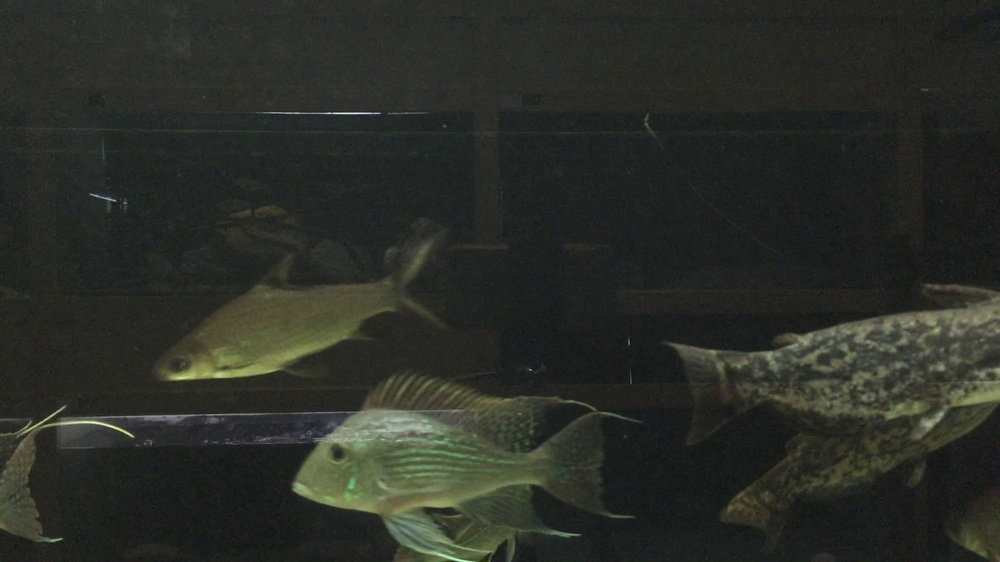
#> input picture images/full/F004306.jpg, 1000 x 562 px, shrunk from 1920 x 1080 before the run, given in place of , which was not available
$ jupyter execute --allow-errors Low_Contrast_Full.ipynb   (text cells are left out)
#> lines starting #> are read from the running program, lines starting #| are printed output that depends on the picture; pictures that were not available may be replaced by others from this repository, and a replacement may not be noted
[cell 1]
import cv2
import numpy
import matplotlib.pyplot as plt
from glob import glob
from os import path

[cell 2]
from skimage.color import *
from skimage.util import *

[cell 3]
from pandas import DataFrame

[cell 4]
def show_image(my_image):
    fig, ax = plt.subplots(dpi=120)
    ax.imshow(my_image)
    ax.axis('off')
    plt.show()

[cell 5]
def load_image(image_file):
    img_bgr = cv2.imread(image_file)
#> img_bgr is the input picture: shape (562, 1000, 3); mean B, G, R 39.1, 45.4, 42.6
    my_image = cv2.cvtColor(img_bgr, cv2.COLOR_BGR2RGB)
    return my_image

[cell 6]
def is_low_contrast(obj_image, fraction_threshold=0.05, lower_percentile=1,
                    upper_percentile=99, method='linear'):
    dlimits = dtype_limits(obj_image, clip_negative=False)
    limits = numpy.percentile(obj_image, [lower_percentile, upper_percentile])

    ratio = (limits[1] - limits[0]) / (dlimits[1] - dlimits[0])

    return ratio < fraction_threshold, ratio

[cell 7]
def get_low_contrast(fraction_threshold, lower_percentile, upper_percentile):
#> called with fraction_threshold = 0.1, lower_percentile = 5, upper_percentile = 95
    global obj_images

    low_contrast_ratios = dict()

    for obj_name in obj_images:
        obj = obj_images[obj_name]

        low_contrast, ratio = is_low_contrast(obj, fraction_threshold=fraction_threshold,
                                                   lower_percentile=lower_percentile,
                                                   upper_percentile=upper_percentile)
        if not low_contrast:
            low_contrast_ratios[obj_name] = ratio
        else:
            low_contrast_ratios[obj_name] = -1.0
#> this loop made 1 pass
#> (obj_name, dlimits in is_low_contrast, limits in is_low_contrast, ratio, low_contrast) on pass 1: ('', (-1, 1), [0.104, 0.371], 0.133, False)
#> pass 1, in get_low_contrast, `obj = obj_images[obj_name]`:
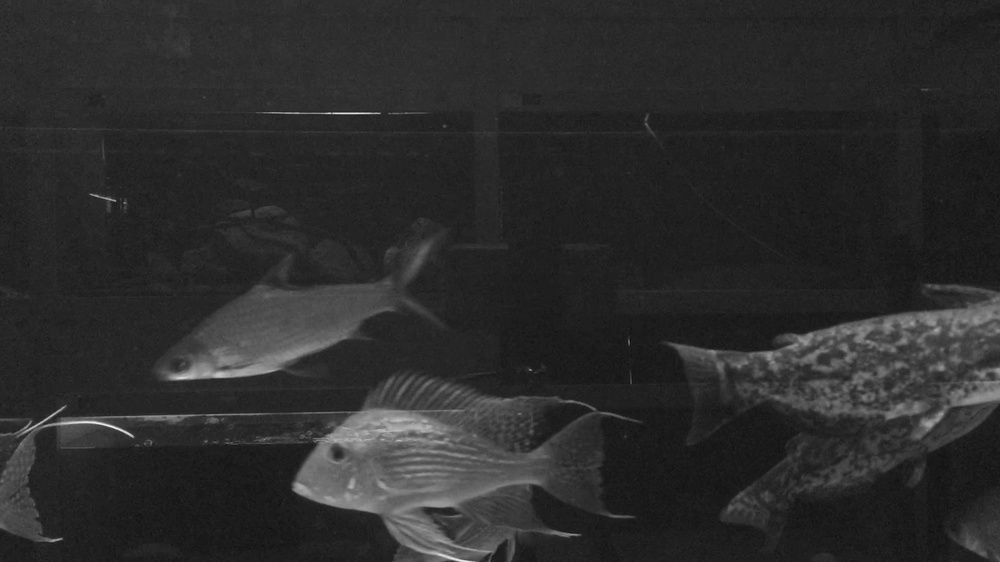
#> obj: shape (562, 1000) float64; min 0.0448, max 0.945, mean 0.174
#> after the loop, low_contrast_ratios = {'': 0.133}

    return low_contrast_ratios

[cell 8]
def get_contrast_ratios():
    global obj_images

    low_contrast_ratios = dict()

    for obj_name in obj_images:
        obj = obj_images[obj_name]

        obj_flat = obj.flatten()
        obj_flat_norm = (obj_flat - obj_flat.mean())/(obj_flat.std())
        obj_flat_sort = numpy.sort(numpy.unique(obj_flat_norm))
        obj_flat_sort_diff = numpy.diff(obj_flat_sort)

        ratio = obj_flat_sort_diff[-1] - obj_flat_sort_diff[1]
        low_contrast_ratios[obj_name] = ratio

    return low_contrast_ratios

[cell 9]
image_folder = 'D:/Projects/ComputerVision/AutoEncoder/Fish/images/full'
image_files = [ f[len(image_folder) + 1:] for f in sorted(glob('%s/F*.jpg' % (image_folder)))]

image_files[:5]

[cell 10]
obj_images = dict()

for image_file in image_files:
    _image_file = '%s/%s' % (image_folder, image_file)

    my_image = load_image(_image_file)
    _image = rgb2gray(numpy.asanyarray(my_image))

    obj_images[image_file] = _image

[cell 11]
low_contrast_ratios = get_low_contrast(fraction_threshold=0.1, lower_percentile=5, upper_percentile=95)
#> low_contrast_ratios = {'': 0.133}

[cell 12]
low_contrast_ratios_df = DataFrame(data={ 'Ratio': low_contrast_ratios.values() },
                                          index=low_contrast_ratios.keys()
                                  )
#> low_contrast_ratios_df = table of 1 rows and 1 columns

low_contrast_count = low_contrast_ratios_df.loc[low_contrast_ratios_df['Ratio']==-1].count()

print('OBSCURE=%4d\tCLEAR=%4d' % (
    low_contrast_count.values[0],
    low_contrast_ratios_df.shape[0] - low_contrast_count.values[0]))
#| OBSCURE=   0	CLEAR=   1

low_contrast_ratios_df.to_csv('Low_Contrast_Ratios_10_5_95.csv',
                              index=True, index_label='IMAGE_ID')

[cell 13]
low_contrast_ratios = get_low_contrast(fraction_threshold=0.15, lower_percentile=5, upper_percentile=95)
#> the loop in get_low_contrast (call 2), `for obj_name in obj_images:` made 1 pass
#> low_contrast_ratios = {'': -1}

[cell 14]
low_contrast_ratios_df = DataFrame(data={ 'Ratio': low_contrast_ratios.values() },
                                          index=low_contrast_ratios.keys()
                                  )

low_contrast_count = low_contrast_ratios_df.loc[low_contrast_ratios_df['Ratio']==-1].count()

print('OBSCURE=%4d\tCLEAR=%4d' % (
    low_contrast_count.values[0],
    low_contrast_ratios_df.shape[0] - low_contrast_count.values[0]))
#| OBSCURE=   1	CLEAR=   0

low_contrast_ratios_df.to_csv('Low_Contrast_Ratios_15_5_95.csv',
                              index=True, index_label='IMAGE_ID')

[cell 15]
low_contrast_ratios = get_low_contrast(fraction_threshold=0.20, lower_percentile=5, upper_percentile=95)

[cell 16]
low_contrast_ratios_df = DataFrame(data={ 'Ratio': low_contrast_ratios.values() },
                                          index=low_contrast_ratios.keys()
                                  )

low_contrast_count = low_contrast_ratios_df.loc[low_contrast_ratios_df['Ratio']==-1].count()

print('OBSCURE=%4d\tCLEAR=%4d' % (
    low_contrast_count.values[0],
    low_contrast_ratios_df.shape[0] - low_contrast_count.values[0]))
#| OBSCURE=   1	CLEAR=   0

low_contrast_ratios_df.to_csv('Low_Contrast_Ratios_20_5_95.csv',
                              index=True, index_label='IMAGE_ID')

[cell 17]
low_contrast_ratios = get_low_contrast(fraction_threshold=0.20, lower_percentile=15, upper_percentile=95)

[cell 18]
low_contrast_ratios_df = DataFrame(data={ 'Ratio': low_contrast_ratios.values() },
                                          index=low_contrast_ratios.keys()
                                  )

low_contrast_count = low_contrast_ratios_df.loc[low_contrast_ratios_df['Ratio']==-1].count()

print('OBSCURE=%4d\tCLEAR=%4d' % (
    low_contrast_count.values[0],
    low_contrast_ratios_df.shape[0] - low_contrast_count.values[0]))
#| OBSCURE=   1	CLEAR=   0

low_contrast_ratios_df.to_csv('Low_Contrast_Ratios_20_15_95.csv',
                              index=True, index_label='IMAGE_ID')

[cell 19]
low_contrast_ratios = get_low_contrast(fraction_threshold=0.20, lower_percentile=5, upper_percentile=85)

[cell 20]
low_contrast_ratios_df = DataFrame(data={ 'Ratio': low_contrast_ratios.values() },
                                          index=low_contrast_ratios.keys()
                                  )

low_contrast_count = low_contrast_ratios_df.loc[low_contrast_ratios_df['Ratio']==-1].count()

print('OBSCURE=%4d\tCLEAR=%4d' % (
    low_contrast_count.values[0],
    low_contrast_ratios_df.shape[0] - low_contrast_count.values[0]))
#| OBSCURE=   1	CLEAR=   0

low_contrast_ratios_df.to_csv('Low_Contrast_Ratios_20_5_85.csv',
                              index=True, index_label='IMAGE_ID')

[cell 21]
low_contrast_count.values[0]
#> Out = 1

[cell 22]
low_contrast_ratios = get_contrast_ratios()
#> the loop in get_contrast_ratios, `for obj_name in obj_images:` made 1 pass
#> (obj_name, ratio) on pass 1: ('', -0.0194)
#> after the loop in get_contrast_ratios, `for obj_name in obj_images:`: low_contrast_ratios = {'': -0.0194}
#> low_contrast_ratios = {'': -0.0194}
ratios_df = DataFrame(data={ 'Ratio_Norm': low_contrast_ratios.values() },
                      index=low_contrast_ratios.keys())
#> ratios_df = table of 1 rows and 1 columns

[cell 23]
ratios_df.sort_values(['Ratio_Norm'])
#> Out = table of 1 rows and 1 columns

[cell 24]
ratios_df.to_csv('Low_Contrast_Ratios.csv', index=True, index_label='IMAGE_ID')

[cell 25]
fig, ax = plt.subplots(dpi=120, figsize=(8, 6))

ratios_df.plot(ax=ax)

ul = ratios_df['Ratio_Norm'].mean() + ratios_df['Ratio_Norm'].std()
#> ul = nan
dl = ratios_df['Ratio_Norm'].mean() - ratios_df['Ratio_Norm'].std()
#> dl = nan

ax.axhline(y=ul, color='y', linestyle='--')
ax.axhline(y=dl, color='y', linestyle='--')

plt.ylim([-1.96, +1.96])
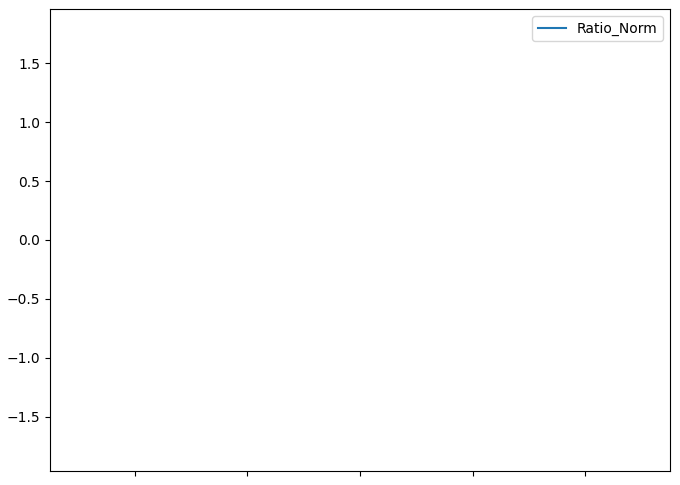
#> figure drawn by matplotlib, 1 panel

[cell 26]
fig, ax = plt.subplots(dpi=120, figsize=(8, 6))

ratios_df.hist(ax=ax)
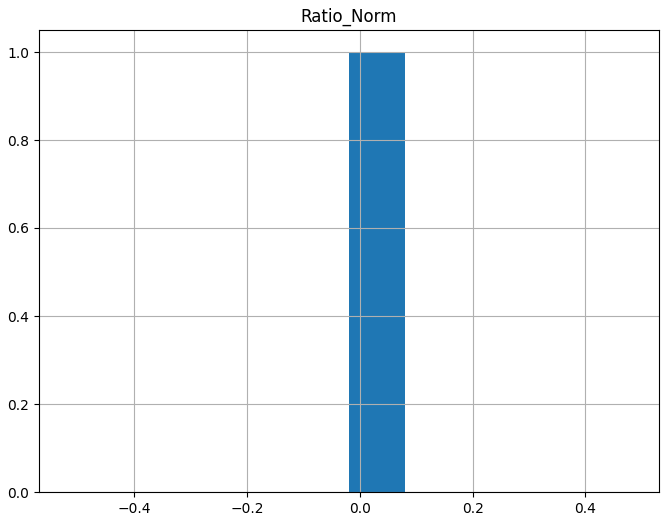
#> figure drawn by matplotlib, 1 panel; tallest bar 1 high, from x = -0.0194 to 0.0806

$ run again, on F001298.jpg
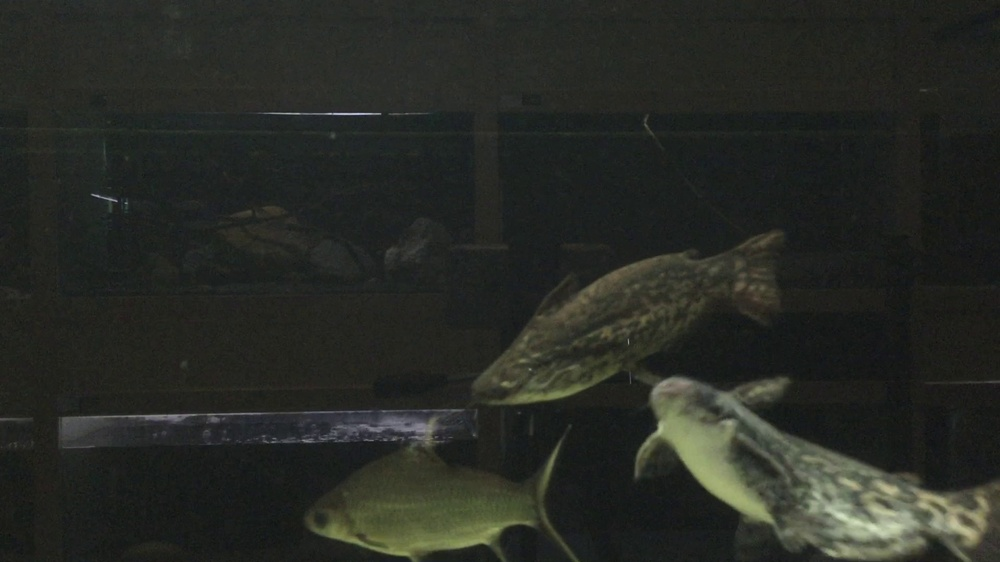
#> input picture F001298.jpg, 1000 x 562 px, shrunk from 1920 x 1080 before the run, given in place of , which was not available
#> in load_image, img_bgr is the input picture: shape (562, 1000, 3); mean B, G, R 36.9, 42.1, 39.7
#> the loop in get_low_contrast, `for obj_name in obj_images:` made 1 pass
#> (obj_name, dlimits in is_low_contrast, limits in is_low_contrast, ratio, low_contrast) on pass 1: ('', (-1, 1), [0.0978, 0.354], 0.128, False)
#> pass 1, in get_low_contrast, `obj = obj_images[obj_name]`:
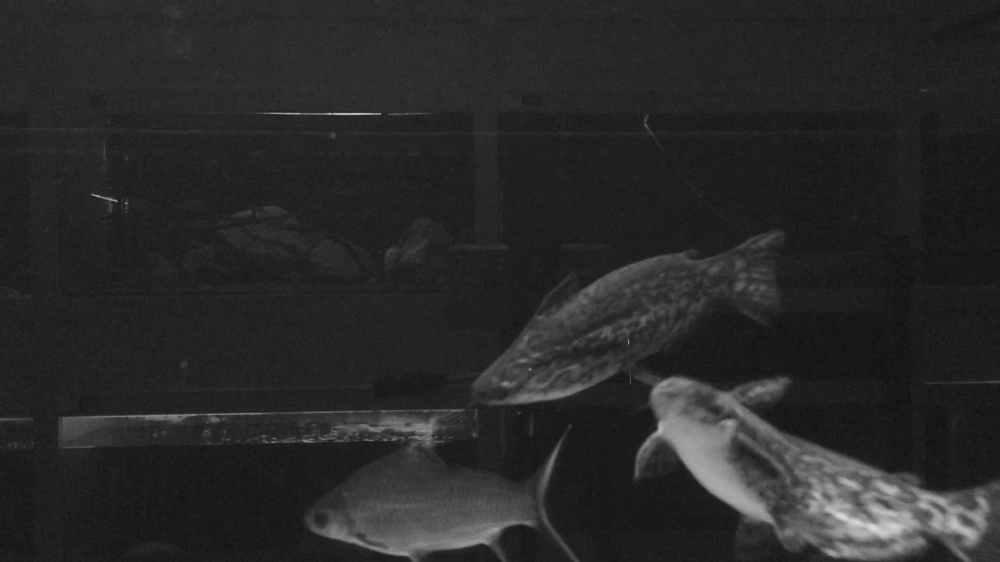
#> obj: shape (562, 1000) float64; min 0.0546, max 0.88, mean 0.162
#> after the loop in get_low_contrast, `for obj_name in obj_images:`: low_contrast_ratios = {'': 0.128}
#> low_contrast_ratios_df = table of 1 rows and 1 columns
#| OBSCURE=   0	CLEAR=   1
#> the loop in get_low_contrast (call 2), `for obj_name in obj_images:` made 1 pass
#> `low_contrast_ratios = get_low_contrast(fraction_threshold=0.15, lower_..`: low_contrast_ratios = {'': -1}
#| OBSCURE=   1	CLEAR=   0
#| OBSCURE=   1	CLEAR=   0
#| OBSCURE=   1	CLEAR=   0
#| OBSCURE=   1	CLEAR=   0
#> `low_contrast_count.values[0]`: Out = 1
#> the loop in get_contrast_ratios, `for obj_name in obj_images:` made 1 pass
#> (obj_name, ratio) on pass 1: ('', 0.025)
#> after the loop in get_contrast_ratios, `for obj_name in obj_images:`: low_contrast_ratios = {'': 0.025}
#> ratios_df = table of 1 rows and 1 columns
#> ul = nan
#> `[cell 26] fig, ax = plt.subplots(dpi=120, figsize=(8, 6))  ratios_df.h..`:
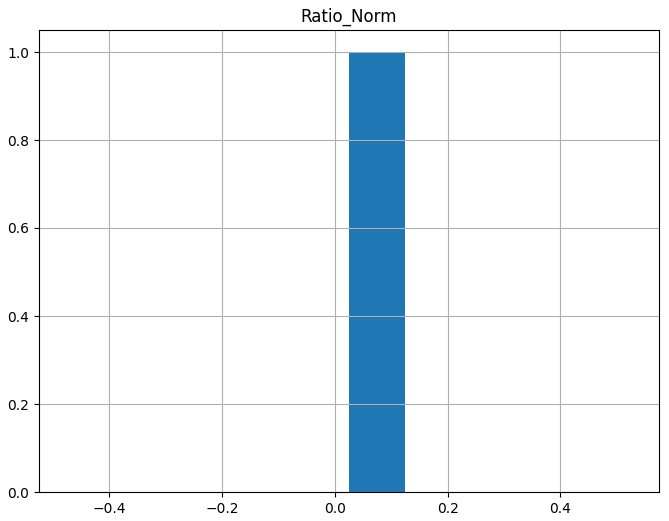
#> figure drawn by matplotlib, 1 panel; tallest bar 1 high, from x = 0.025 to 0.125

$ run again, on F007028-00000.jpg
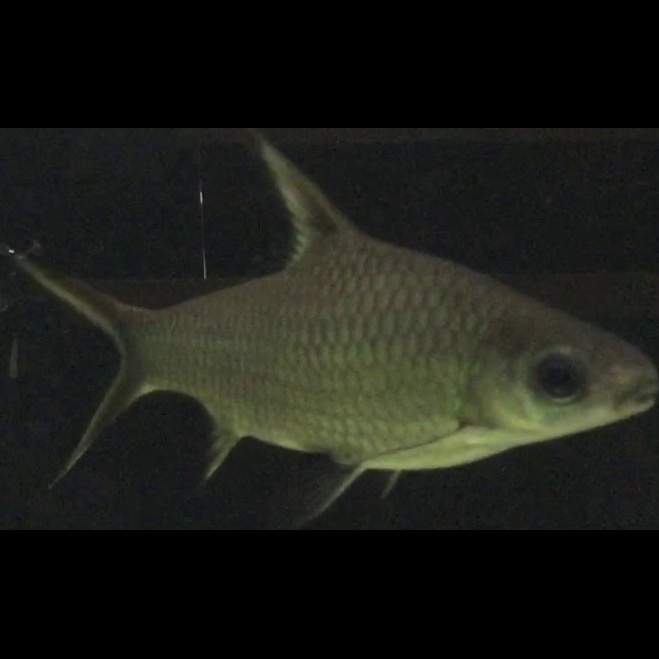
#> input picture F007028-00000.jpg, 659 x 659 px, given in place of , which was not available
#> in load_image, img_bgr is the input picture: shape (659, 659, 3); mean B, G, R 22.5, 27.9, 26.5
#> the loop in get_low_contrast, `for obj_name in obj_images:` made 1 pass
#> (obj_name, dlimits in is_low_contrast, limits in is_low_contrast, ratio, low_contrast) on pass 1: ('', (-1, 1), [0, 0.341], 0.17, False)
#> pass 1, in get_low_contrast, `obj = obj_images[obj_name]`:
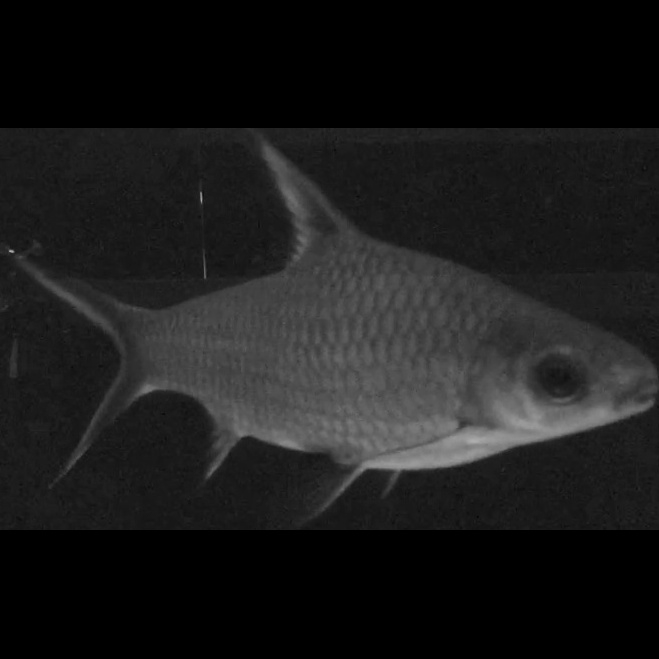
#> obj: shape (659, 659) float64; min 0, max 0.697, mean 0.107
#> after the loop in get_low_contrast, `for obj_name in obj_images:`: low_contrast_ratios = {'': 0.17}
#> low_contrast_ratios_df = table of 1 rows and 1 columns
#| OBSCURE=   0	CLEAR=   1
#> the loop in get_low_contrast (call 2), `for obj_name in obj_images:` made 1 pass
#| OBSCURE=   0	CLEAR=   1
#> `low_contrast_ratios = get_low_contrast(fraction_threshold=0.20, lower_..`: low_contrast_ratios = {'': -1}
#| OBSCURE=   1	CLEAR=   0
#| OBSCURE=   1	CLEAR=   0
#| OBSCURE=   1	CLEAR=   0
#> `low_contrast_count.values[0]`: Out = 1
#> the loop in get_contrast_ratios, `for obj_name in obj_images:` made 1 pass
#> (obj_name, ratio) on pass 1: ('', 0.11)
#> after the loop in get_contrast_ratios, `for obj_name in obj_images:`: low_contrast_ratios = {'': 0.11}
#> ratios_df = table of 1 rows and 1 columns
#> ul = nan
#> `[cell 26] fig, ax = plt.subplots(dpi=120, figsize=(8, 6))  ratios_df.h..`:
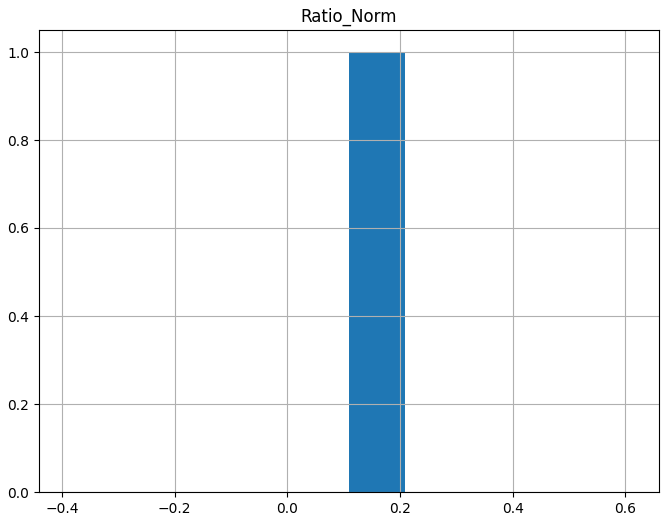
#> figure drawn by matplotlib, 1 panel; tallest bar 1 high, from x = 0.11 to 0.21
